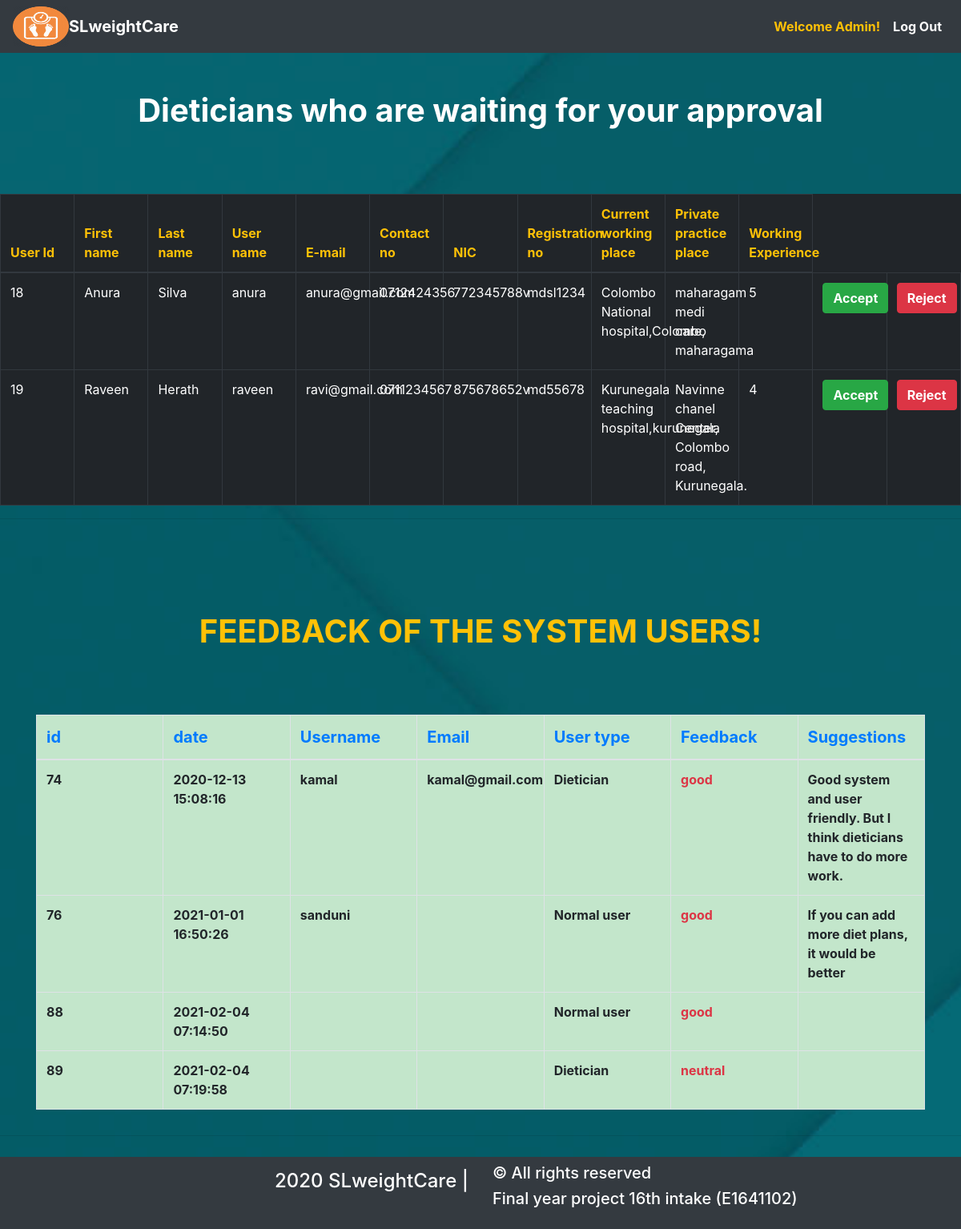
The page /adminhome.php (signed in) on the database its author committed.
### tables this page shows
CREATE TABLE `dieticians` (
  `id` int(11) NOT NULL,
  `firstname` varchar(100) NOT NULL,
  `lastname` varchar(100) NOT NULL,
  `username` varchar(100) NOT NULL,
  `email` varchar(100) NOT NULL,
  `contact` varchar(10) NOT NULL,
  `nic` varchar(12) NOT NULL,
  `regno` varchar(12) NOT NULL,
  `currentplace` varchar(250) NOT NULL,
  `ppplace` varchar(250) NOT NULL,
  `workingexperience` int(2) NOT NULL,
  `password` varchar(100) NOT NULL,
  `approval` tinyint(1) NOT NULL
);

CREATE TABLE `feedback` (
  `id` int(11) NOT NULL,
  `date` timestamp NOT NULL DEFAULT current_timestamp() ON UPDATE current_timestamp(),
  `username` varchar(100) NOT NULL,
  `email` varchar(100) NOT NULL,
  `usertype` varchar(50) NOT NULL,
  `feedback` text NOT NULL,
  `suggestions` text NOT NULL
);

### adminhome.php (the view, shortened to what this page needs)
<!DOCTYPE html>
<html>
<head>
    <link rel="stylesheet" type="text/css" href="css/bootstrap.min.css">
    <link rel="stylesheet" type="text/css" href="mine.css">
</head>
<body id="userhomebg">
  <nav class="navbar navbar-expand-md sticky-top navbar-light bg-dark">
    <img src="images/logo3.png" class="rounded img-responsive" width="70" height="50">
    <a class="navbar-brand font-weight-bold text-white">SLweightCare</a>
    <div class="collapse navbar-collapse">
        <ul class="navbar-nav ml-auto">
             <li class="nav-item">
                <a class="nav-link text-warning"><b>Welcome Admin!</b></a>
            </li>
            <li class="nav-item">
                <a class="nav-link text-white" href="logout.php" onclick="return confirm ('Are you sure you want to logout?');"><b>Log Out</b></a>
            </li>
        </ul>
    </div>
</nav><br><br>
<div class="container">
    <h1 align="center" class="text-white font-weight-bold">Dieticians who are waiting for your approval</h1> <br><br><br>
</div>
<div class="table-responsive">
    <table class="table table-bordered table-hover table-dark" style="table-layout: fixed">
        <thead class="text-warning">
        <tr>
            <th>User Id</th>
            <th>First name</th>
            <th>Last name</th>
            <th>User name</th>
            <th> E-mail</th>
            <th>Contact no</th>
            <th>NIC</th>
            <th>Registration no</th>
            <th>Current working place</th>
            <th>Private practice place</th>
            <th>Working Experience</th>
        </tr>
        </thead>
        <?php
        include("dbconnection.php");
        $view_users_query="SELECT * FROM dieticians WHERE approval=0";
        $run=mysqli_query($db,$view_users_query);
        while($row=mysqli_fetch_assoc($run))
        {
            $id=$row['id'];
            $firstname=$row['firstname'];
            $lastname=$row['lastname'];
            $username=$row['username'];
            $email=$row['email'];
            $contact=$row['contact'];
            $nic=$row['nic'];
            $regno=$row['regno'];
            $currentplace=$row['currentplace'];
            $ppplace=$row['ppplace'];
            $workingexperience = $row['workingexperience'];
        ?>
        <tr>
            <td><?php echo $id;  ?></td>
            <td><?php echo $firstname;  ?></td>
            <td><?php echo $lastname;  ?></td>
            <td><?php echo $username;  ?></td>
            <td><?php echo $email;  ?></td>
            <td><?php echo $contact;  ?></td>
            <td><?php echo $nic;  ?></td>
            <td><?php echo $regno;  ?></td>
            <td><?php echo $currentplace;  ?></td>
            <td><?php echo $ppplace;  ?></td>
            <td><?php echo $workingexperience;  ?></td>
            <td><a href="accept.php?id=<?php echo $id ?>" onclick="return confirm ('Are you sure you want to accept?. After confirm it, you cannot change it. please double check!');"><button id="accept" class="btn btn-success" name="accept"><b>Accept</b></button></a></td>
            <td><a href="reject.php?id=<?php echo $id ?>" onclick="return confirm ('Are u sure you want to delete? Please double check! Because after confirm it, you cannot change it!');"><button  id="reject" class="btn btn-danger" name="reject"> <b>Reject</b></button></a></td>
        </tr>
        <?php } ?>
    </table><hr style="height:100px;">
    <div class="container">
    <h1 align="center" class="text-warning font-weight-bold"> FEEDBACK OF THE SYSTEM USERS!</h1> <br><br><br>
</div>
<div class="container">
<div class="table-responsive">
    <table class="table table-bordered table-hover table-success" style="table-layout: fixed">
        <thead class="text-primary">
        <tr class="text" style="font-size: 20px">
            <th>id</th>
            <th>date</th>
            <th>Username</th>
            <th>Email</th>
            <th>User type</th>
            <th> Feedback</th>
            <th>Suggestions</th>
        </tr>
        </thead>
        <?php
        $view_feedback_query="SELECT * FROM feedback ";
        $run1=mysqli_query($db,$view_feedback_query);
        while($row1=mysqli_fetch_assoc($run1))
        {
            $id=$row1['id'];
            $date=$row1['date'];
            $username=$row1['username'];
            $email=$row1['email'];
            $choose1=$row1['usertype'];
            $choose=$row1['feedback'];
            $suggestions=$row1['suggestions'];
        ?>
        <tr>
            <td><b><?php echo $id;  ?></b></td>
            <td><b><?php echo $date;  ?></b></td>
            <td><b><?php echo $username;  ?></b></td>
            <td><b><?php echo $email;  ?></b></td>
            <td><b><?php echo $choose1;  ?></b></td>
            <td class="text-danger"><b><?php echo $choose;  ?></b></td>
            <td><b><?php echo $suggestions;  ?></b></td>
        </tr>
        <?php } ?>
    </table>
</div>
</div> <hr style="height:100px;">
<div class="fixed-bottom">
<?php include('footer.php') ?>
</div>
</body>
</html>

### mine.css (style rules this page uses)
#userhomebg { background-image: url(images/admin1.jpg); background-size: cover; }

### rows shown on the page
dieticians: id "18", firstname "Anura", lastname "Silva", username "anura", email "anura@gmail.com", contact "0712424356", nic "772345788v", regno "mdsl1234", currentplace "Colombo National hospital,Colombo", ppplace "maharagam medi care, maharagama", workingexperience "5"
dieticians: id "19", firstname "Raveen", lastname "Herath", username "raveen", email "ravi@gmail.com", contact "0711234567", nic "875678652v", regno "md55678", currentplace "Kurunegala teaching hospital,kurunegala", ppplace "Navinne chanel Center, Colombo road, Kurunegala.", workingexperience "4"
feedback: id "74", date "2020-12-13 15:08:16", username "kamal", email "kamal@gmail.com", usertype "Dietician", feedback "good", suggestions "Good system and user friendly. But I think dieticians have to do more work."
feedback: id "76", date "2021-01-01 16:50:26", username "sanduni", usertype "Normal user", feedback "good", suggestions "If you can add more diet plans, it would be better"
feedback: id "88", date "2021-02-04 07:14:50", usertype "Normal user", feedback "good"
feedback: id "89", date "2021-02-04 07:19:58", usertype "Dietician", feedback "neutral"
